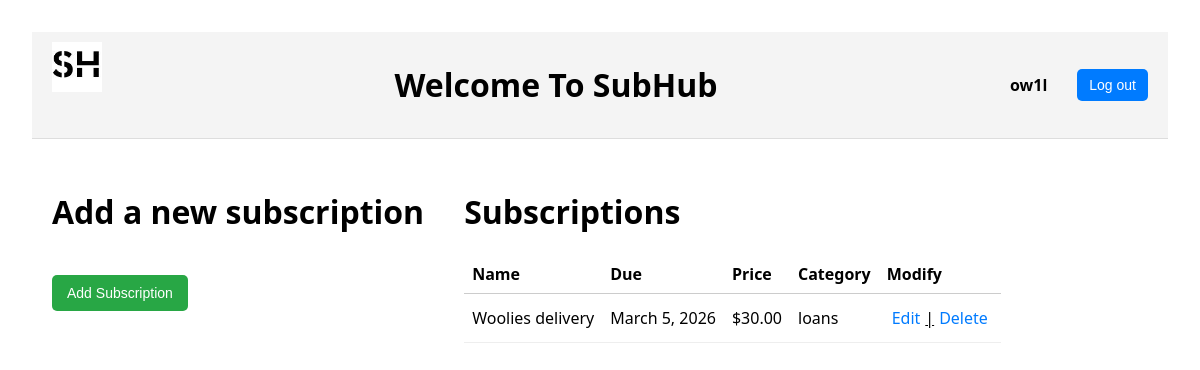
Screenshot of /subhub/ (signed in) with the database file from the repository.
### subhub/models.py (models this page shows)
class Subscription(models.Model): # Subscription model | Needed to track every users subscriptions
    name = models.CharField(max_length=100)
    user = models.ForeignKey(User, related_name='Subscriptions', on_delete=models.CASCADE)
    price = models.DecimalField(max_digits =10, decimal_places=2)
    class reocurrance(models.TextChoices):
        daily = 'daily', 'daily'
        weekly = 'weekly', 'weekly'
        biweekly = 'biweekly', 'biweekly'
        monthly = 'monthly', 'monthly'
        trimonthly = 'trimonthly', 'trimonthly'
        biyearly = 'biyearly', 'biyearly'
        anually = 'anually', 'anually'
    class category(models.TextChoices):
        fixed = 'fixed', 'fixed'
        entertainment = 'entertainment', 'entertainment'
        groceries = 'groceries', 'groceries'
        AI = 'AI', 'AI'
        education = 'education', 'education'
        loans = 'loans', 'loans'
        other = 'other', 'other'
    due_date = models.DateField()
    reocurrance = models.CharField(
        max_length=20,
        choices=reocurrance.choices,
        db_index=True,
    )
    category = models.CharField(
        max_length=20,
        choices=category.choices,
        db_index=True,
    )

### subhub/views.py (the view)
# urls.py: 2. Add a URL to urlpatterns:  path('', views.home, name='home')
@login_required(login_url='users:login')
def home(request):
    current_app = "subhub"
    subscriptions = Subscription.objects.filter(
        user=request.user
    ).order_by('-due_date')
    context = {        # Context system means less clutter in the return render
        'current_app' : current_app,
        'subscriptions' : subscriptions,
    }
    return render(request, "subhub/home.html", context) # Current app added to return so we can determine what page we are on

### subhub/templates/subhub/home.html (shortened to what this page needs)
{% extends 'subhub/base.html' %}
{% load static %}
{% block content %}
<!DOCTYPE html>
<html lang="en">
<head>
    <link rel="stylesheet" href="{% static 'subhub/styles.css' %}">
</head>
<body>
<div class="main">
    <div class ="addsub">
        <h1>Add a new subscription</h1>
        <form method="post" action="{% url 'subhub:add_subscription' %}">
        <button type="submit">Add Subscription</button>
        </form>
    </div>
    {% if current_app == "subhub" %}
    <div class ="viewsubs">
        <h1>Subscriptions</h1>
        <div style="max-height: 300px; overflow-y: auto; margin-bottom: 16px;">
            <table style="border-collapse: collapse; width: 100%;">
                <thead>
                    <tr>
                        <th style="border-bottom: 1px solid #ccc; text-align: left; padding: 8px;">
                            Name
                        </th>
                        <th style="border-bottom: 1px solid #ccc; text-align: left; padding: 8px;">
                            Due
                        </th>
                        <th style="border-bottom: 1px solid #ccc; text-align: left; padding: 8px;">
                            Price
                        </th>
                        <th style="border-bottom: 1px solid #ccc; text-align: left; padding: 8px;">
                            Category
                        </th>
                        <th style="border-bottom: 1px solid #ccc; text-align: left; padding: 8px;">
                            Modify
                        </th>
                    </tr>
                </thead>
                <tbody>
                {% for sub in subscriptions %}
                    <tr>
                        <td style="padding: 8px; border-bottom: 1px solid #eee;">
                            {{ sub.name }}
                        </td>
                        <td style="padding: 8px; border-bottom: 1px solid #eee;">
                            {{ sub.due_date }}
                        </td>
                        <td style="padding: 8px; border-bottom: 1px solid #eee;">
                            ${{ sub.price }}
                        </td>
                        <td style="padding: 8px; border-bottom: 1px solid #eee;">
                            {{ sub.category }}
                        </td>
                        <td style="padding: 8px; border-bottom: 1px solid #eee;">
                            <div class = "flex">
                                <a href="{% url 'subhub:edit_subscription' sub.id %}">Edit</a>
                                <div class = lineadjustment><u> | </u></div>
                                <a href="{% url 'subhub:delete_subscription' sub.id %}" onclick="return confirm('Are you sure?')">Delete</a>
                            </div>
                        </td>
                    </tr>
                {% empty %}
                    <tr>
                        <td colspan="3" style="padding: 8px;">
                            No subscriptions to display.
                        </td>
                    </tr>
                {% endfor %}
            </tbody>
            </table>
        </div>
    </div>
    {% endif %}
</div>
</body>
</html>
{% endblock %}

### subhub/templates/subhub/base.html (shortened to what this page needs)
{% load static %}
<!DOCTYPE html>
<html lang="en">
<head>
<link rel="stylesheet" href="{% static 'subhub/styles.css' %}">
</head>
<div class="header">
        <div class="logo">
            <img src="{% static 'subhub/logo_90.jpg' %}" alt="Logo">
        </div>
        <div class="page">
            {% if current_app == "subhub" %}
            <h1>Welcome To SubHub</h1>
            {% endif %}
        </div>
        <div class="user-info">
            <span>{{ request.user.username }}</span>
            {% if request.user.is_authenticated %}
            <form action="{% url 'users:logout' %}" method="post" style="margin: 0; margin-left: 20px;">
                <button type="submit">Log out</button>
            </form>
            {% else %}
            <button type="submit" style="visibility: hidden; margin-left: 20px;">Log Out</button>
            {% endif %}
        </div>
    </div>
<main>
    {% block content %}
    {% endblock %}
</main>

### subhub/static/subhub/styles.css (style rules this page uses)
.header { display: flex; justify-content: space-between; align-items: flex; background-color: #f4f4f4; padding: 10px 20px; border-bottom: 1px solid #ddd; }
.main { display: flex; margin-top: 20px; gap: 40px; align-items: flex-start; padding: 10px 20px; }
.logo img { max-height: 50px; }
.lineadjustment { margin-top: 5px; }
.flex { display: flex; align-items: flex-start; }
.user-info { display: flex; align-items: center; font-size: 16px; }
.user-info span { margin-right: 10px; font-weight: bold; }
.user-info button { background-color: #007BFF; color: white; border: none; padding: 8px 12px; cursor: pointer; border-radius: 5px; font-size: 14px; }
button { background-color: #28a745; color: white; border: none; padding: 10px 15px; cursor: pointer; border-radius: 5px; font-size: 14px; margin-top: 20px; margin-bottom: 20px; }
a { color: #007BFF; text-decoration: none; padding: 5px }
body { font-family: system-ui, -apple-system, Segoe UI, Roboto, Arial, sans-serif; margin: 2rem; }

### rows the page displays
Subscription: name "Woolies delivery", due_date "March 5, 2026", price "30.00", category "loans"

### other values shown
{{ request.user.username }} "ow1l"
